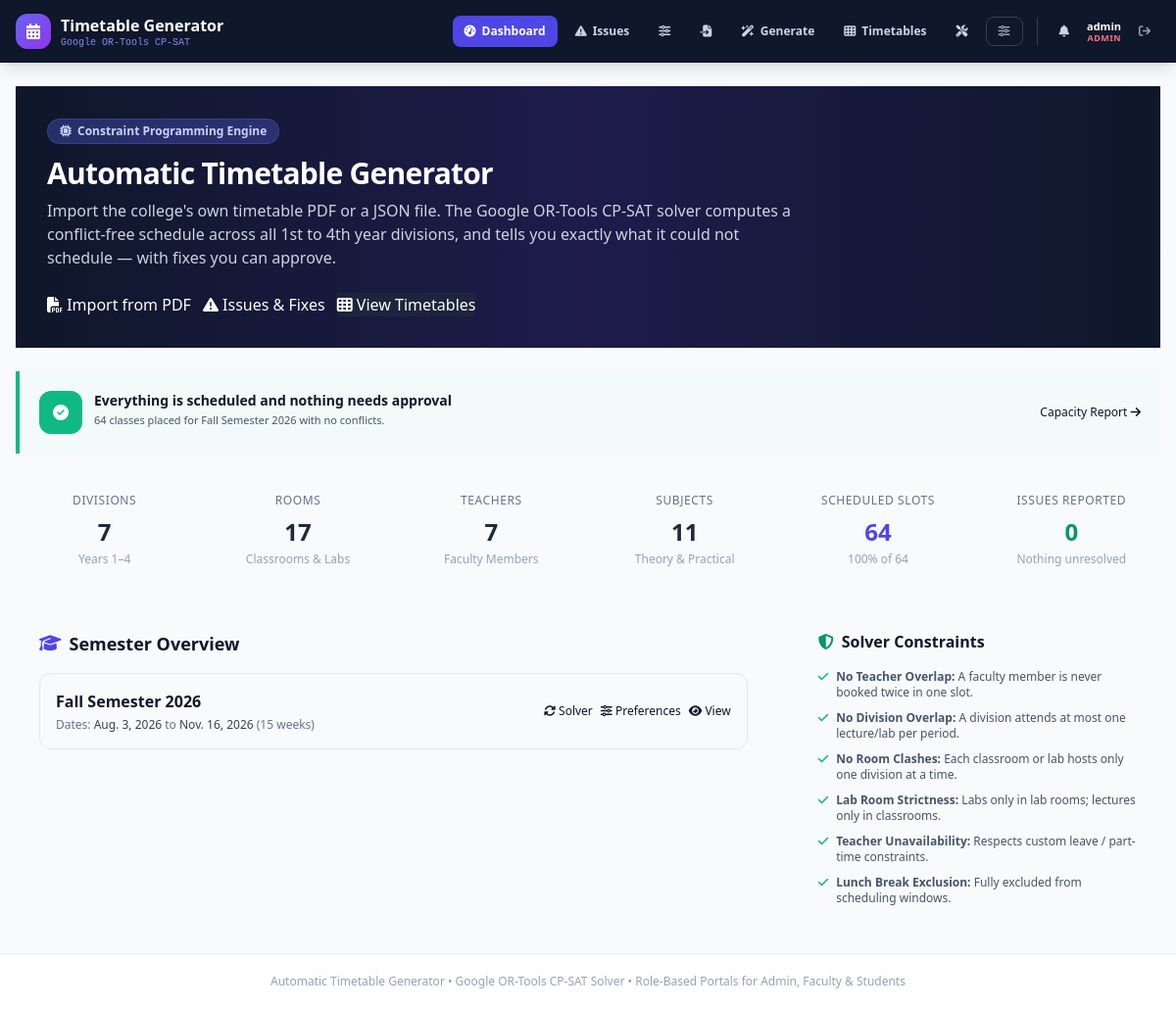
The app's page / (signed in), older data.
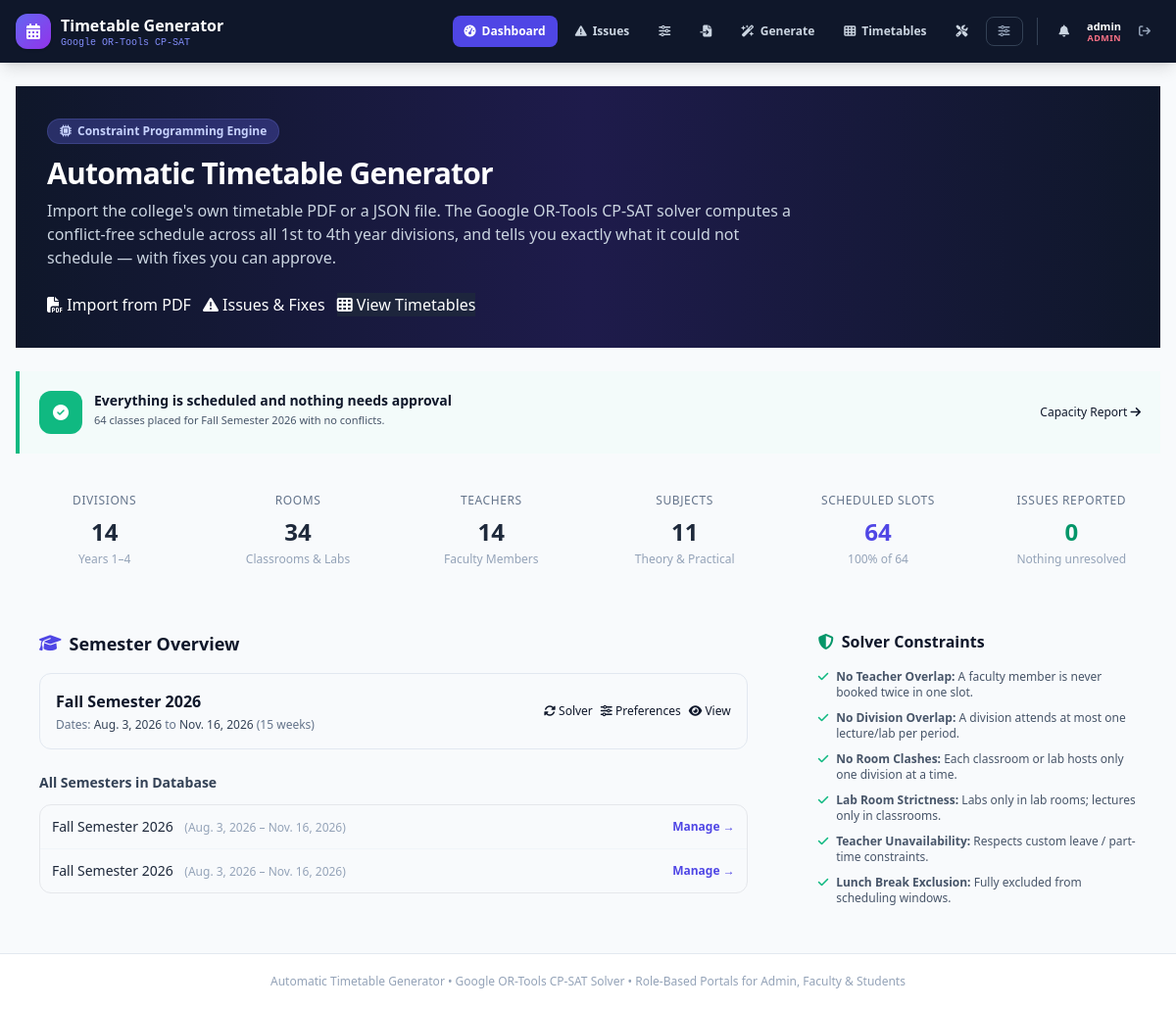
The same page, newer data.
### scheduler/models.py (models this page shows, shortened)
class Semester(models.Model):
    name = models.CharField(max_length=150)
    start_date = models.DateField()
    end_date = models.DateField()
    created_at = models.DateTimeField(auto_now_add=True)
    class Meta:
        ordering = ['-start_date']
    def number_of_weeks(self) -> int:
        return max(1, (self.end_date - self.start_date).days // 7)

### scheduler/views.py (the view)
# urls.py: path('', views.home_view, name='home'),
@login_required
def home_view(request):
    if not is_admin(request.user):
        return redirect("scheduler:my_timetable")
    semesters = Semester.objects.all().order_by("-start_date")
    active_semester = semesters.first()
    issues = (
        SchedulingIssue.objects.filter(semester=active_semester).count()
        if active_semester else 0
    )
    scheduled = (
        TimetableEntry.objects.filter(semester=active_semester).count()
        if active_semester else 0
    )
    requested = 0
    if active_semester:
        requested = sum(
            assignment.weekly_hours()
            for assignment in Assignment.objects.filter(semester=active_semester)
        )
    context = {
        "semesters": semesters,
        "active_semester": active_semester,
        "total_divisions": YearDivision.objects.count(),
        "total_rooms": Room.objects.count(),
        "total_teachers": Teacher.objects.count(),
        "total_subjects": Subject.objects.count(),
        "total_students": Student.objects.count(),
        "total_entries": scheduled,
        "total_issues": issues,
        "hours_requested": requested,
        "coverage_percent": (
            round(scheduled / requested * 100) if requested else 0
        ),
        "pending_proposals": ProposedChange.objects.filter(status="PENDING").count(),
    }
    return render(request, "scheduler/dashboard.html", context)

### scheduler/context_processors.py (called while the page is built)
def navigation_context(request):
    user = getattr(request, "user", None)
    if user is None or not user.is_authenticated:
        return {"notifications_unread": 0, "unread_count": 0}
    unread = Notification.objects.filter(recipient=user, is_read=False).count()
    return {"notifications_unread": unread, "unread_count": unread}

### scheduler/models.py (called while the page is built)
    def weekly_hours(self) -> int:
        num_weeks = self.semester.number_of_weeks()
        return math.ceil(self.total_hours_for_semester / num_weeks)

### scheduler/roles.py (called while the page is built)
def is_admin(user):
    if not user or not user.is_authenticated:
        return False
    if user.is_superuser or user.is_staff:
        return True
    return user.groups.filter(name=ADMIN_GROUP).exists()

### scheduler/templates/scheduler/dashboard.html (shortened to what the changed rows need)
{% extends "scheduler/base.html" %}
{% block content %}
<div class="space-y-6">
  <div class="card p-6 sm:p-8 bg-gradient-to-r from-slate-900 via-indigo-950 to-slate-900 text-white relative overflow-hidden">
    <div class="relative z-10 max-w-3xl">
      <h1 class="text-2xl sm:text-3xl font-extrabold tracking-tight">Automatic Timetable Generator</h1>
    </div>
  </div>
  {% if active_semester %}
  <div class="card p-4 sm:p-5 flex flex-col sm:flex-row sm:items-center justify-between gap-4 border-l-4
    {% if total_issues %}border-l-amber-500 bg-amber-50/40
    {% elif pending_proposals %}border-l-indigo-500 bg-indigo-50/40
    {% else %}border-l-emerald-500 bg-emerald-50/40{% endif %}">
    <div class="flex items-start gap-3 min-w-0">
      <div class="min-w-0">
        <p class="text-sm font-extrabold text-slate-900">
          {% if total_issues %}
            {{ total_issues }} issue{{ total_issues|pluralize }} need attention
          {% elif pending_proposals %}
            {{ pending_proposals }} suggested fix{{ pending_proposals|pluralize }} waiting for your approval
          {% else %}
            Everything is scheduled and nothing needs approval
          {% endif %}
        </p>
        <p class="text-[11px] text-slate-600 mt-0.5">
          {% if total_issues %}
            {{ total_entries }} of {{ hours_requested }} weekly hours placed ({{ coverage_percent }}%).
            Open the Issue Centre to see verified fixes.
          {% elif pending_proposals %}
            Approve a fix and everyone affected is notified automatically.
          {% else %}
            {{ total_entries }} classes placed for {{ active_semester.name }} with no conflicts.
          {% endif %}
        </p>
      </div>
    </div>
  </div>
  {% endif %}
  <div class="grid grid-cols-2 sm:grid-cols-3 lg:grid-cols-6 gap-4">
    <div class="card p-4 text-center">
      <div class="text-xs font-medium text-slate-500 uppercase tracking-wider">Divisions</div>
      <div class="mt-2 text-2xl font-bold text-slate-800">{{ total_divisions }}</div>
      <div class="mt-1 text-xs text-slate-400">Years 1–4</div>
    </div>
    <div class="card p-4 text-center">
      <div class="text-xs font-medium text-slate-500 uppercase tracking-wider">Rooms</div>
      <div class="mt-2 text-2xl font-bold text-slate-800">{{ total_rooms }}</div>
      <div class="mt-1 text-xs text-slate-400">Classrooms & Labs</div>
    </div>
    <div class="card p-4 text-center">
      <div class="text-xs font-medium text-slate-500 uppercase tracking-wider">Teachers</div>
      <div class="mt-2 text-2xl font-bold text-slate-800">{{ total_teachers }}</div>
      <div class="mt-1 text-xs text-slate-400">Faculty Members</div>
    </div>
  </div>
  <div class="grid grid-cols-1 lg:grid-cols-3 gap-6">
    <div class="card p-6 lg:col-span-2">
      <h2 class="text-lg font-bold text-slate-900 flex items-center gap-2">
        <i class="fa-solid fa-graduation-cap text-indigo-600"></i> Semester Overview
      </h2>
      {% if active_semester %}
      <div class="mt-4 border rounded-xl p-4 bg-slate-50 border-slate-200">
        <div class="flex flex-col sm:flex-row sm:items-center justify-between gap-2">
          <div>
            <h3 class="text-base font-bold text-slate-900">{{ active_semester.name }}</h3>
            <p class="text-xs text-slate-500 mt-1">
              Dates: <span class="font-medium text-slate-700">{{ active_semester.start_date }}</span> to
              <span class="font-medium text-slate-700">{{ active_semester.end_date }}</span>
              ({{ active_semester.number_of_weeks }} weeks)
            </p>
          </div>
          <div class="flex gap-2">
            <a href="{% url 'scheduler:generate_timetable' %}?semester_id={{ active_semester.id }}" class="btn-primary !text-xs !py-1.5">
              <i class="fa-solid fa-rotate"></i> Solver
            </a>
            <a href="{% url 'scheduler:preferences' %}?semester_id={{ active_semester.id }}" class="btn-ghost !text-xs !py-1.5">
              <i class="fa-solid fa-sliders"></i> Preferences
            </a>
            <a href="{% url 'scheduler:timetable_view' %}?semester_id={{ active_semester.id }}" class="btn-ghost !text-xs !py-1.5">
              <i class="fa-solid fa-eye"></i> View
            </a>
          </div>
        </div>
      </div>
      {% endif %}
      {% if semesters|length > 1 %}
      <h3 class="text-sm font-semibold text-slate-700 mt-6 mb-3">All Semesters in Database</h3>
      <div class="divide-y divide-slate-100 border rounded-xl overflow-hidden">
        {% for sem in semesters %}
        <div class="p-3 flex items-center justify-between hover:bg-slate-50 text-sm">
          <div>
            <span class="font-medium text-slate-800">{{ sem.name }}</span>
            <span class="text-xs text-slate-400 ml-2">({{ sem.start_date }} – {{ sem.end_date }})</span>
          </div>
          <a href="{% url 'scheduler:generate_timetable' %}?semester_id={{ sem.id }}" class="text-xs font-semibold text-indigo-600 hover:underline">
            Manage &rarr;
          </a>
        </div>
        {% endfor %}
      </div>
      {% endif %}
    </div>
    <div class="card p-6">
      <h2 class="text-base font-bold text-slate-900 flex items-center gap-2">
        <i class="fa-solid fa-shield-halved text-emerald-600"></i> Solver Constraints
      </h2>
    </div>
  </div>
</div>
{% endblock %}

Row changes from the older to the newer data that the page shows:
now on one of the page's lists (row unchanged): Semester: name "Fall Semester 2026", start_date "Aug. 3, 2026", end_date "Nov. 16, 2026"
added Semester: name "Fall Semester 2026", start_date "Aug. 3, 2026", end_date "Nov. 16, 2026"
Text that changed along with them:
{{ total_divisions }}: "7" → "14"
{{ total_rooms }}: "17" → "34"
{{ total_teachers }}: "7" → "14"
text now shown: "All Semesters in Database"
